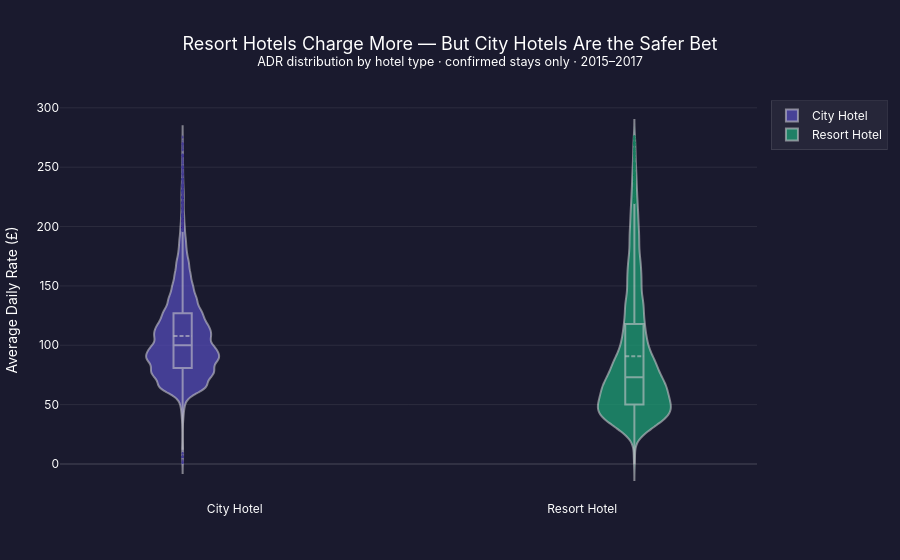

The notebook cell this image was saved under:
### Markdown cell above
## The Guests Who Pay the Most Aren't the Ones Booking the Most

Portugal, the UK, France, Spain and Germany dominate the booking volume — 
expected, given both hotels are physically located in Portugal and Europe 
books close to home.

But volume and rate don't travel together. Luxembourg, Japan and the USA 
pay the highest average nightly rates — guests arriving from further away 
tend to book better rooms, stay longer, and aren't hunting for the cheapest 
available option. Portugal, despite generating nearly 20,000 bookings, 
averages just £95 a night.

Bubble size = booking volume. Colour = average ADR. The big teal cluster over 
Europe is volume. The purple dots are where the money is.

The pattern is consistent across hospitality: proximity drives volume, 
distance drives spend.

### Code cell
fig = go.Figure()

colors = {'City Hotel': '#534AB7', 'Resort Hotel': '#1D9E75'}

for hotel in ['City Hotel', 'Resort Hotel']:
    fig.add_trace(go.Violin(
        y=df_clean[df_clean['hotel'] == hotel]['adr'],
        name=hotel,
        box_visible=True,
        meanline_visible=True,
        fillcolor=colors[hotel],
        opacity=0.75,
        line_color='rgba(255,255,255,0.6)',
        points='outliers',
        marker=dict(
            color=colors[hotel],
            size=2,
            opacity=0.3
        )
    ))

fig.update_layout(
    title=dict(
        text='Resort Hotels Charge More — But City Hotels Are the Safer Bet<br><sup>ADR distribution by hotel type · confirmed stays only · 2015–2017</sup>',
        font=dict(size=18, color='white'),
        x=0.5
    ),
    yaxis=dict(
        title='Average Daily Rate (£)',
        gridcolor='rgba(255,255,255,0.08)',
        color='white',
        zerolinecolor='rgba(255,255,255,0.1)'
    ),
    xaxis=dict(color='white'),
    paper_bgcolor='#1a1a2e',
    plot_bgcolor='#1a1a2e',
    font=dict(color='white', family='Inter, sans-serif'),
    violingap=0.4,
    violinmode='group',
    showlegend=True,
    legend=dict(
        bgcolor='rgba(255,255,255,0.05)',
        bordercolor='rgba(255,255,255,0.1)',
        borderwidth=1,
        font=dict(color='white')
    ),
    height=560,
    margin=dict(t=100, b=60, l=60, r=40)
)

fig.write_html('chart2_adr_violin.html')
fig.write_image('chart2_adr_violin.png', scale=2)
fig.show()

print(" Saved as chart2_adr_violin.html and chart2_adr_violin.png")

### Figure 1 — Plotly figure (JSON) as saved in the notebook; plotly's stock layout.template omitted (floating-point values rounded to 4 significant figures; data arrays with more than 128 entries replaced by an {"elided": "..."} marker saying what was removed)
{"data": [{"box": {"visible": true}, "fillcolor": "#534AB7", "line": {"color": "rgba(255,255,255,0.6)"}, "marker": {"color": "#534AB7", "opacity": 0.3, "size": 2}, "meanline": {"visible": true}, "name": "City Hotel", "opacity": 0.75, "points": "outliers", "type": "violin", "y": {"elided": "45065 float values"}}, {"box": {"visible": true}, "fillcolor": "#1D9E75", "line": {"color": "rgba(255,255,255,0.6)"}, "marker": {"color": "#1D9E75", "opacity": 0.3, "size": 2}, "meanline": {"visible": true}, "name": "Resort Hotel", "opacity": 0.75, "points": "outliers", "type": "violin", "y": {"elided": "27989 float values"}}], "layout": {"font": {"color": "white", "family": "Inter, sans-serif"}, "height": 560, "legend": {"bgcolor": "rgba(255,255,255,0.05)", "bordercolor": "rgba(255,255,255,0.1)", "borderwidth": 1, "font": {"color": "white"}}, "margin": {"b": 60, "l": 60, "r": 40, "t": 100}, "paper_bgcolor": "#1a1a2e", "plot_bgcolor": "#1a1a2e", "showlegend": true, "title": {"font": {"color": "white", "size": 18}, "text": "Resort Hotels Charge More — But City Hotels Are the Safer Bet<br><sup>ADR distribution by hotel type · confirmed stays only · 2015–2017</sup>", "x": 0.5}, "violingap": 0.4, "violinmode": "group", "xaxis": {"color": "white"}, "yaxis": {"color": "white", "gridcolor": "rgba(255,255,255,0.08)", "title": {"text": "Average Daily Rate (£)"}, "zerolinecolor": "rgba(255,255,255,0.1)"}}}
